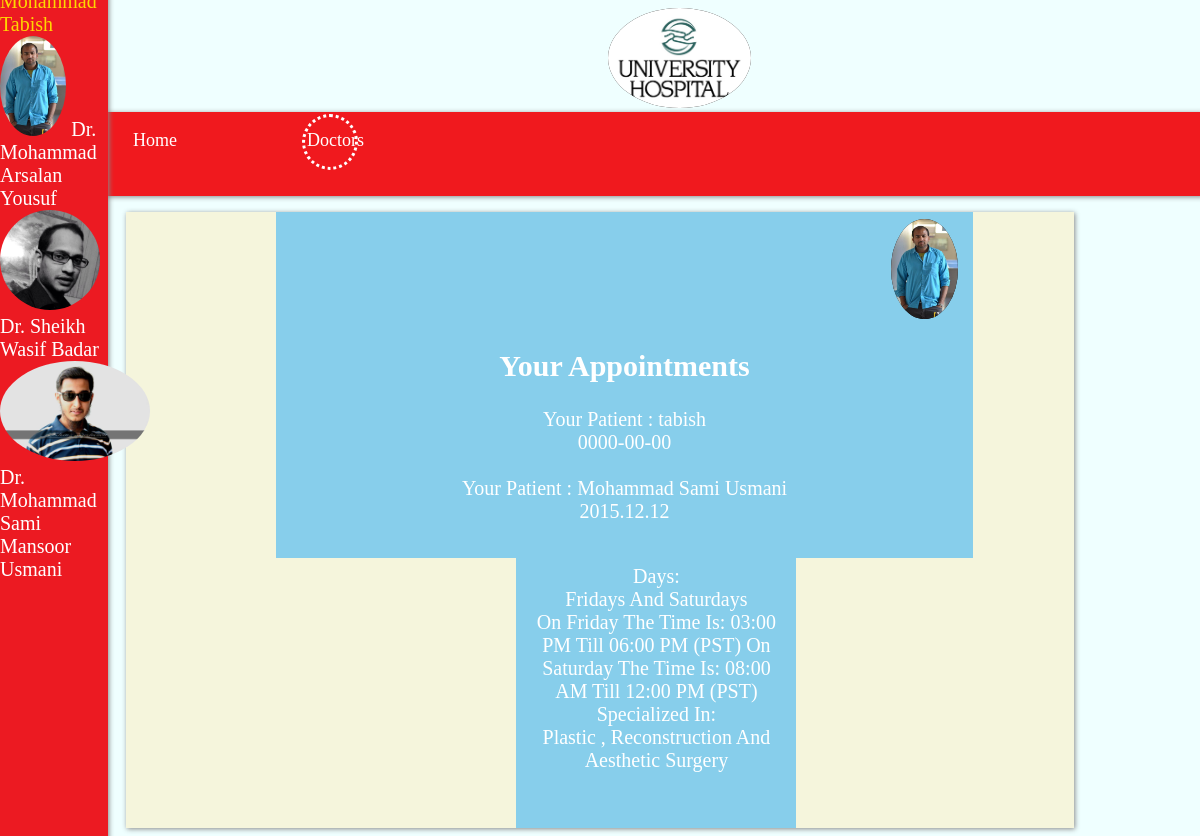
Screenshot of /doc3.php with the database file from the repository.
### tables this page shows
CREATE TABLE IF NOT EXISTS `app` (
  `first` varchar(25) NOT NULL,
  `father` varchar(25) NOT NULL,
  `mobile` int(11) NOT NULL,
  `dob` varchar(25) NOT NULL,
  `gender` varchar(25) NOT NULL,
  `address` varchar(25) NOT NULL,
  `time` varchar(50) NOT NULL,
  `email` varchar(25) NOT NULL,
  `id` int(11) NOT NULL AUTO_INCREMENT,
  `date` varchar(25) NOT NULL,
  PRIMARY KEY (`id`)
);

CREATE TABLE IF NOT EXISTS `doc` (
  `day` varchar(200) NOT NULL,
  `time` varchar(200) NOT NULL,
  `special` varchar(200) NOT NULL,
  `id` int(11) NOT NULL,
  PRIMARY KEY (`id`)
);

### doc3.php (the view, shortened to what this page needs)
<!DOCTYPE html>
<html lang="en">
<head>
<link href="s.css" type="text/css" rel="stylesheet">
</head>
<body onload="myFunction()">
<img src="logo.png" class="imga">
<div class="bum">
<ul>
<div class="abbu">
<a href="s.html">Home</a>
</div>
</ul>
<ul>
<div class="abbu">
<a href="doctor.html">Doctors<div class="bo"></div>
</a>
</div>
</ul>
</div>
<div class="bob">
<marquee direction="down" onmouseover="this.stop();"
onmouseout="this.start();">
<a href="doc4.php">Dr. Mohammad Tabish</a>
<img src="ran.jpg" height="100px">
<a href="doc3.php">Dr. Mohammad Arsalan Yousuf</a>
<img src="was.jpg" height="100px">
<a href="doc2.php">Dr. Sheikh Wasif Badar</a>
<img src="sam.jpg" height="100px">
<a href="doc1.php">Dr. Mohammad Sami Mansoor Usmani</a></marquee>
</div>
<div class="wra">
<fieldset class="cp">
<img src="ran.jpg" class="imga">
<h2>Your Appointments</h2>
<?php
$db='webauth';
$lh='localhost';
$us='root';
$ps='';
$mysqli = new mysqli($lh , $us, $ps, $db);
$abc="SELECT * FROM `app` where time='Dr. Arsalan Friday 03:00-06:00' OR time='Dr. Arsalan Saturday 08:00-12:00'";
$a123 = $mysqli->query($abc);
if($a123->num_rows>0){
while($row = $a123->fetch_assoc()){
echo "Your Patient : ".$row["first"]."<br>";
echo $row["date"]."<br>";
echo "<br>";
}
}?>
</fieldset>
<fieldset class="oop">
<?php
$db='webauth';
$lh='localhost';
$us='root';
$ps='';
$mysqli = new mysqli($lh , $us, $ps, $db);
$abc="SELECT * FROM `doc` where id=3";
$a123 = $mysqli->query($abc);
if($a123->num_rows>0){
while($row = $a123->fetch_assoc()){
echo "Days:". "<br>".$row["day"]."<br>";
echo $row["time"]."<br>";
echo "Specialized In: "."<br>".$row["special"]."<br>";
}
}
?>
</fieldset>
</div>
</body>
</html>

### s.css (style rules this page uses)
.bob { margin:-250px 0 0 -8px; position:fixed; width:9%; background-color:rgb(236,26,34); height:200%; color:white; font-family:'Trebuchet MS'; font-size:20px; zoom:-5; -moz-box-shadow:1px 1px 5px #888; -webkit-box-shadow:1px 1px 5px #888; }
.bum { display:block; margin-left:-5px; margin-right:auto; position:absolute; width:100%; height:10%; background-color: #f0191e; color:white; font-family:'Trebuchet MS'; text-align:center; zoom:-5; -moz-box-shadow:1px 1px 5px #888; -webkit-box-shadow:1px 1px 5px #888; }
.wra { margin-top:100px; background-color:beige; margin-left:auto; margin-right:auto; width:80%; -moz-box-shadow:1px 1px 5px #888; -webkit-box-shadow:1px 1px 5px #888; }
ul { text-align:left; font-size:18px; margin-left:90px; margin-right:200px 200px; cursor:pointer; list-style:none; float:left; //background-color:rgb(256,60,60); }
fieldset { font-family:'Trebuchet MS'; font-size:20px; border:none; text-align:center; }
body { background-color:#efffff; //background-size: 100% 170%; //background-position:right 10px top -10px; background-repeat:no-repeat; //background-image:url("bg.jpg"); }
a { text-decoration:none; color:white; }
img { border-radius:50%; }
.bo { height:50px; width:50px; border:dotted; border-radius:50%; margin:-37px 0 0 -5px; -webkit-animation: ro 5s infinite alternate; }
h2 { cursor:pointer; text-align:center; font-family:'Trebuchet MS'; }
.imga { margin:0 0 0 600px; height:100px; background-color:black; }
fieldset { height:250px; width:250px; display:inline-block; margin:1px 0 0 60px; color:white; background-color:skyblue; }
.oop { margin:0 0 0 390px; }
.cp { height:auto; margin:0 0 0 150px; }

### rows the page displays
app: first "tabish", date "0000-00-00"
app: first "Mohammad Sami Usmani", date "2015.12.12"
doc: day "Fridays And Saturdays", time "On Friday The Time Is: 03:00 PM Till 06:00 PM (PST) On Saturday The Time Is: 08:00 AM Till 12:00 PM (PST)", special "Plastic , Reconstruction And Aesthetic Surgery"
